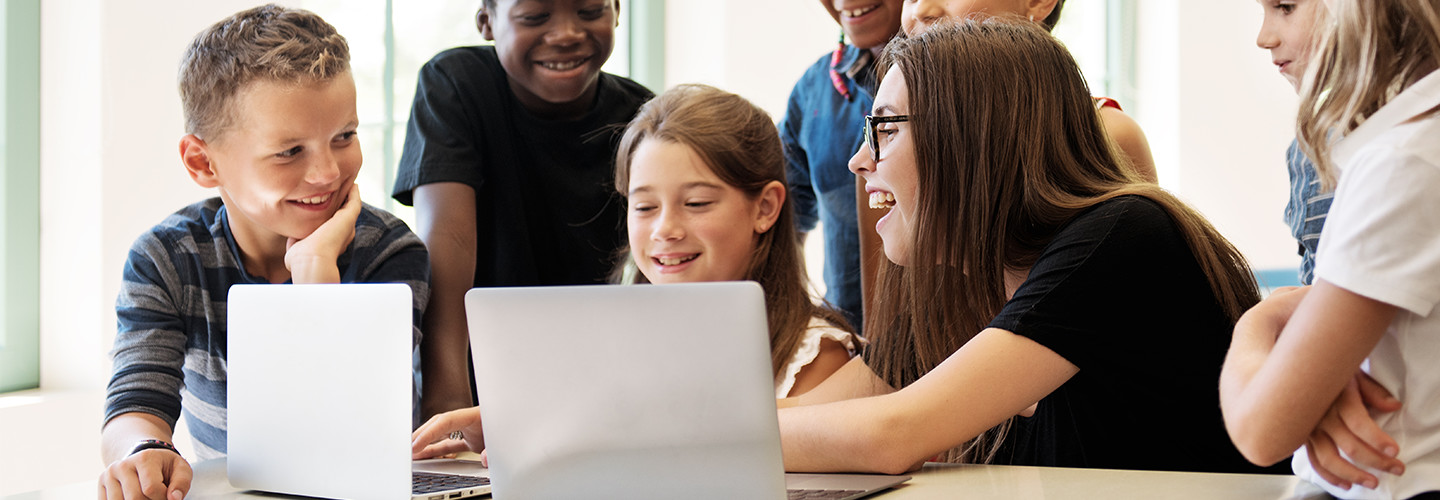
#> input picture resources/atd_left.jpg, 1440 x 500 px, given in place of the camera
$ python dataset.py
#> lines starting #> are read from the running program, lines starting #| are printed output that depends on the picture
import cv2 as cv
import numpy as np
import os
class DataSet():
    def __init__(self) :
        self.harr_cascade=cv.CascadeClassifier(".\\resources\\harr_face.xml")

    ######### scanning faces in image and creating photoes with only face area ############
    def resize_img(self,img):
        gray=cv.cvtColor(img,cv.COLOR_BGR2GRAY)
        face_rect=self.harr_cascade.detectMultiScale(gray,scaleFactor=1.2,minNeighbors=6)
        if len(face_rect)==1 :
            for (x,y,w,h) in face_rect:
                face_roi=gray[y:y+h,x:x+w]
                face=cv.resize(face_roi,(450,450),interpolation=cv.INTER_LINEAR)
                return face
        else :
            return None

    ########## saving face image in separate directory
    def takePhotoSample(self,std_id,update=False):
#> called with std_id = 's1', update = False
        if not update :
            try:
                os.mkdir(f".\\faceData\\{std_id}")
            except os.error as e:
                return str(e)
        file_path=f".\\faceData\\{std_id}\\"
        i=0
        try:
            vdo=cv.VideoCapture(0)
            while(vdo.isOpened()):
                flag,frame=vdo.read()
#> frame is the input picture: shape (500, 1440, 3); mean B, G, R 132.7, 141.3, 155.4
                loading_txt=f"Scanning - {int((i+1)/2)}%   "+"."*i
                cv.rectangle(frame,(5,340),(635,355),(179,179,179),-1)
                cv.putText(frame,loading_txt,(10,352),cv.FONT_HERSHEY_TRIPLEX,0.47,(75,0,27),2)
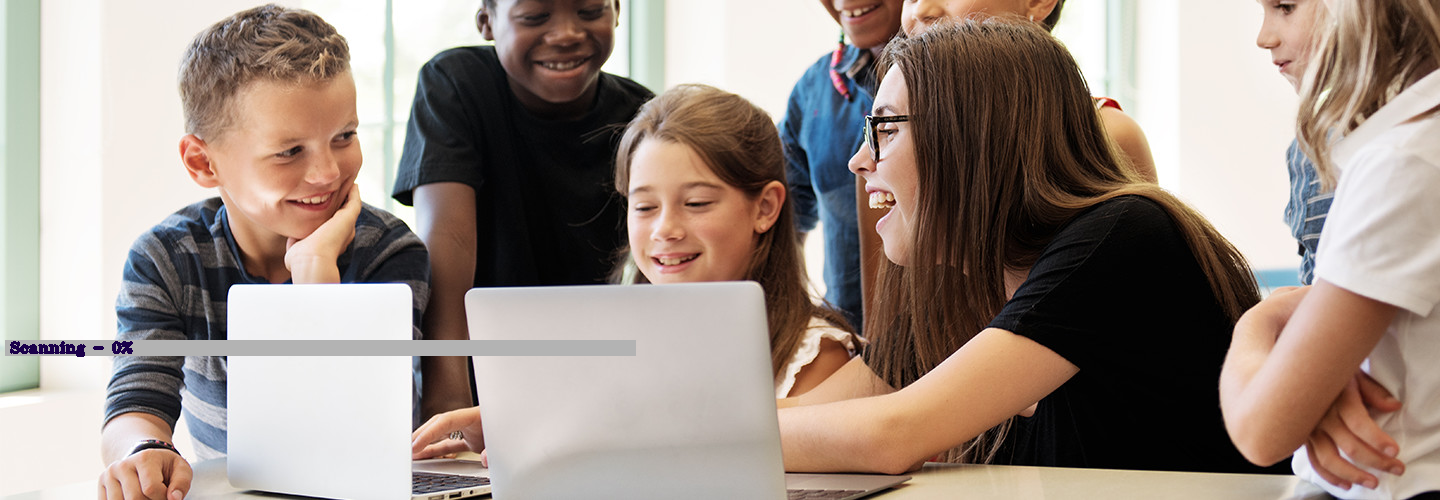
#> frame: shape (500, 1440, 3); mean B, G, R 132.5, 140.9, 155
                cv.imshow("Generating dataSet",frame)
                x=0.6
                frame=cv.resize(frame,(0,0),None,x,x,interpolation=cv.INTER_AREA)
#> frame: shape (300, 864, 3)
                if flag:
                    img=self.resize_img(frame)
#> in resize_img, `gray=cv.cvtColor(img,cv.COLOR_BGR2GRAY)`:
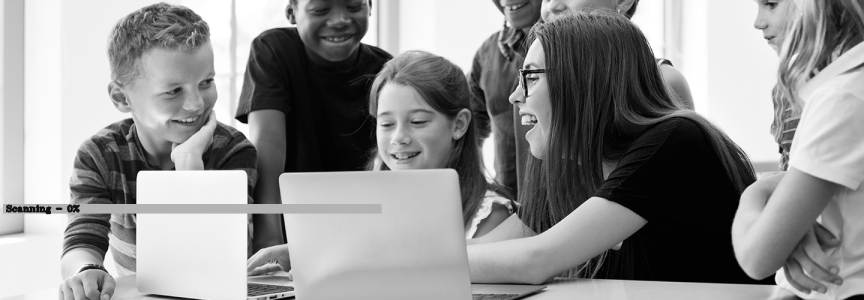
#> gray: shape (300, 864); min 0, max 255, mean 144.2
#> in resize_img, `face_rect=self.harr_cascade.detectMultiScale(gray,scaleFactor=1.2,minN..`: face_rect = [[362, 93, 78, 78]]
#> the loop in resize_img, `for (x,y,w,h) in face_rect:` made 1 pass
#> pass 1, in resize_img, `face_roi=gray[y:y+h,x:x+w]`:
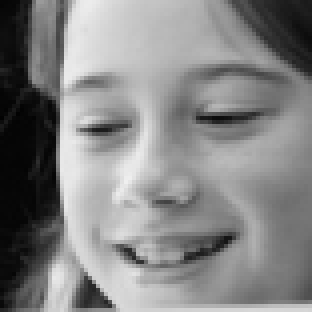
#> face_roi: shape (78, 78) (shown 4 times larger); min 2, max 239, mean 132.4
#> pass 1, in resize_img, `face=cv.resize(face_roi,(450,450),interpolation=cv.INTER_LINEAR)`:
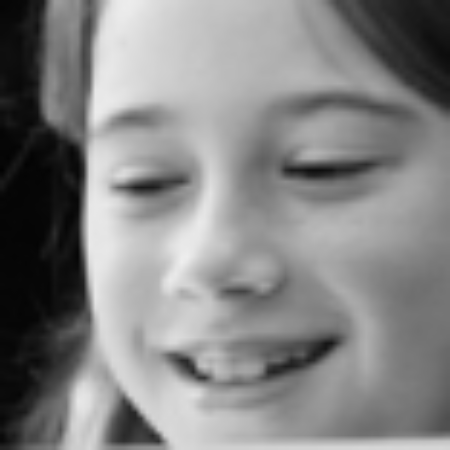
#> face: shape (450, 450); min 2, max 238, mean 132.3
                    if img is not None:
                        std_file=f"{file_path}ph{i+1}.jpg"
                        cv.imwrite(std_file,img)
                        i+=1
                if cv.waitKey(20)==27 or i==300:
#> (key Esc is pressed here)
                    break
            vdo.release()
            cv.destroyAllWindows()
        except :
            return "Video Error !"
        return None
if __name__=="__main__"  :
    ds=DataSet()
    print(ds.takePhotoSample("s1",False))

$ run again, on resources/atd_right.jpg
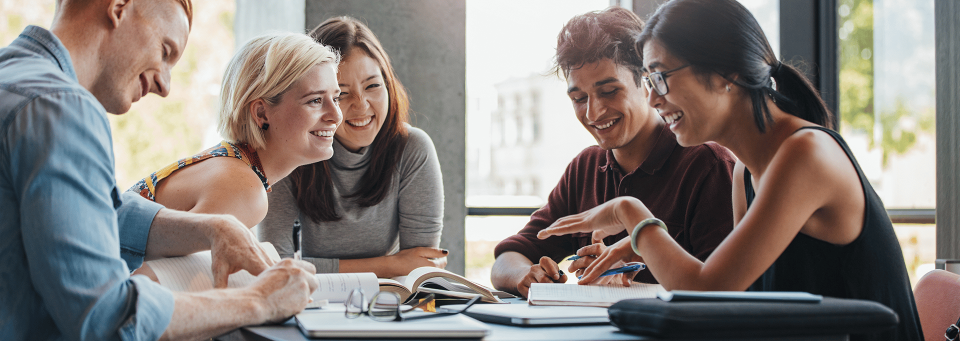
#> input picture resources/atd_right.jpg, 1920 x 682 px, given in place of the camera (shown at 1/2 size)
#> in takePhotoSample, frame is the input picture: shape (682, 1920, 3); mean B, G, R 123.3, 127.6, 135.1
#> in takePhotoSample, `frame=cv.resize(frame,(0,0),None,x,x,interpolation=cv.INTER_AREA)`:
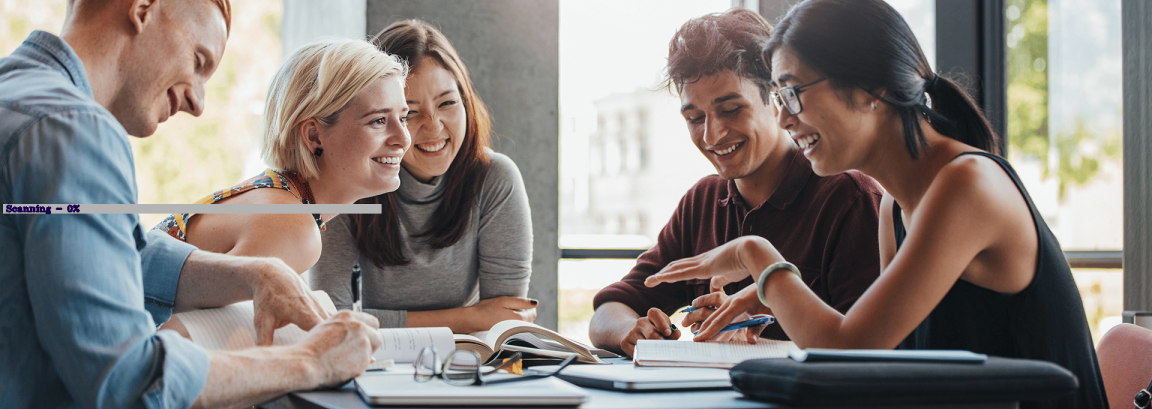
#> frame: shape (409, 1152, 3); mean B, G, R 123.7, 127.8, 135.3
#> in resize_img, `gray=cv.cvtColor(img,cv.COLOR_BGR2GRAY)`:
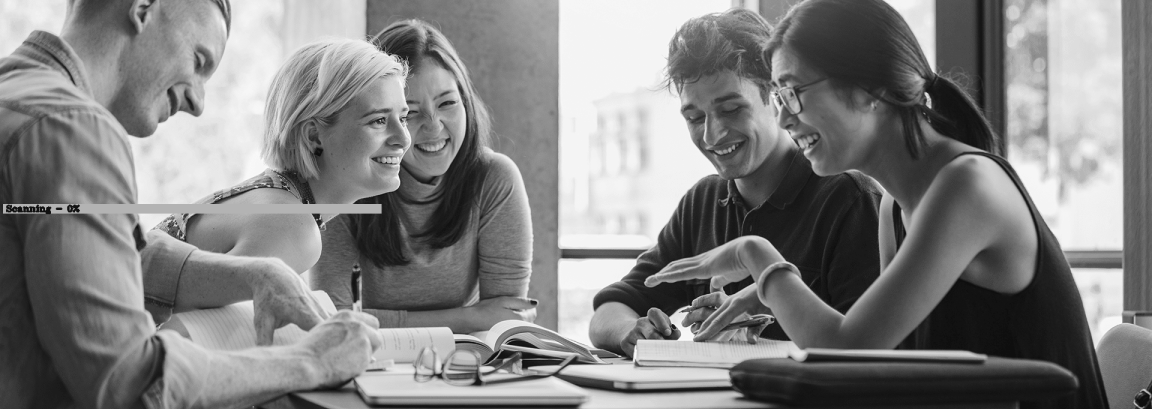
#> gray: shape (409, 1152); min 14, max 249, mean 129.6
#> face_rect = ()
